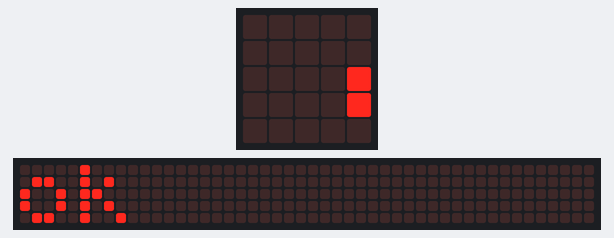
A program run on a simulated BBC micro:bit running MicroPython. On the bench: the board's 5×5 LED display, a strip that is not on the board, showing the scrolling text unrolled. The 48×5 strip is a reading aid, not a part: it shows the text the display is scrolling, unrolled, one strip-width of it at a time.

Above: at 0.1 s.
At 0.5 s:
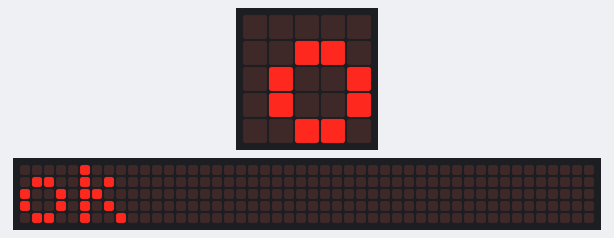
At 1.0 s:
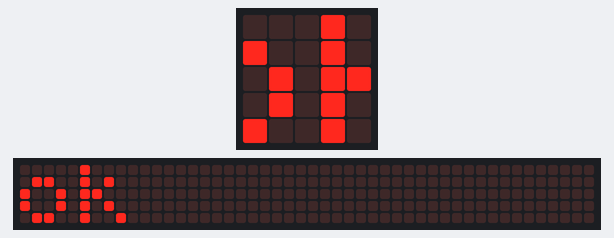
At 1.4 s:
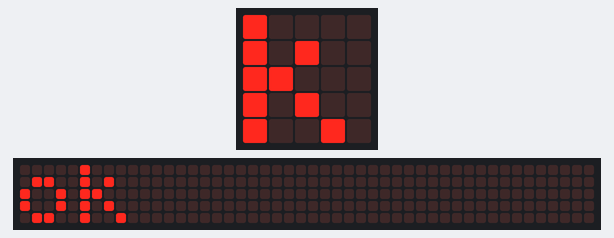
At 2.0 s:
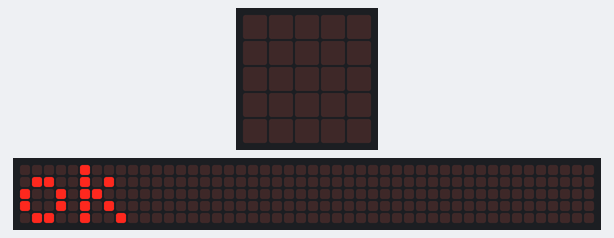

The program:

__.py
```python
import radio as 廣播
import ustruct as 結構
import utime as 時間
from microbit import display as 燈光
from microbit import uart as 序列

序列.init(115200)
廣播.on()
燈光.scroll('ok')

while True:
    燈光.clear()

    包裝資料 = 廣播.receive_bytes()
    if 包裝資料 and len(包裝資料) == 8:
        燈光.set_pixel(4, 4, 3)
        序列.write(包裝資料)
    時間.sleep_ms(200)
```
